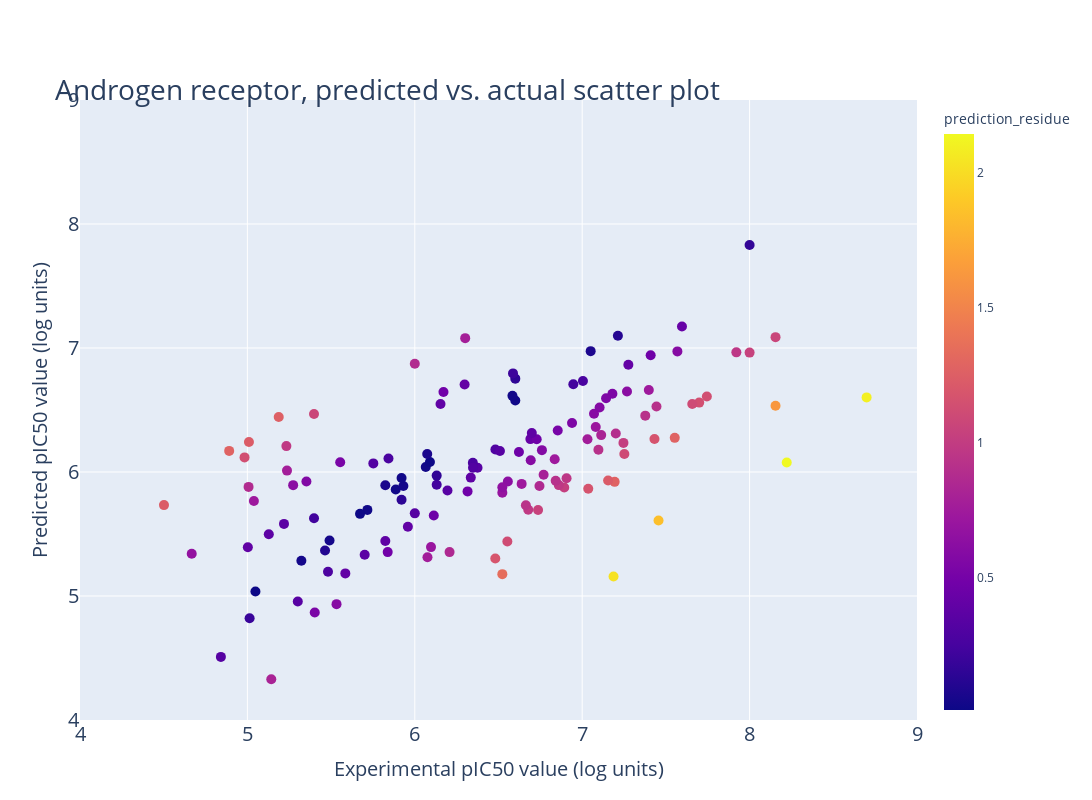

Notebook source saved alongside this figure:
### Code cell
fig_scatter = px.scatter(df_actual_pred,
                     x='experimental_value',
                     y='predicted_value',
                     color='prediction_residue',
                     title='Androgen receptor, predicted vs. actual scatter plot',
                    #  labels={'y_true': 'Measured Solubility'},
                     width=1200,
                     height=800, 
                     range_x=(4, 9),
                     range_y=(4, 9)
                    #  size_max=50
                    #  marker=dict(size=12)
                     )
fig_scatter.update_traces(marker_size=10)
fig_scatter.update_layout(
    title=dict(text="Androgen receptor, predicted vs. actual scatter plot", font=dict(size=28), automargin=True, yref='paper'),
    xaxis_title=dict(text="Experimental pIC50 value (log units)", font=dict(size=20)),
    xaxis=dict(tickfont=dict(size=20)), 
    yaxis_title=dict(text="Predicted pIC50 value (log units)", font=dict(size=20)),
    yaxis=dict(tickfont=dict(size=20)),
    legend=dict(orientation='h')
)

### Figure 1 — Plotly figure (JSON) as saved in the notebook; plotly's stock layout.template omitted (floating-point values rounded to 4 significant figures; data arrays with more than 128 entries replaced by an {"elided": "..."} marker saying what was removed)
{"data": [{"hovertemplate": "experimental_value=%{x}<br>predicted_value=%{y}<br>prediction_residue=%{marker.color}<extra></extra>", "legendgroup": "", "marker": {"color": {"elided": "135 float values"}, "coloraxis": "coloraxis", "size": 10, "symbol": "circle"}, "mode": "markers", "name": "", "orientation": "v", "showlegend": false, "type": "scatter", "x": {"elided": "135 float values"}, "xaxis": "x", "y": {"elided": "135 float values"}, "yaxis": "y"}], "layout": {"coloraxis": {"colorbar": {"title": {"text": "prediction_residue"}}, "colorscale": [[0, "#0d0887"], [0.1111, "#46039f"], [0.2222, "#7201a8"], [0.3333, "#9c179e"], [0.4444, "#bd3786"], [0.5556, "#d8576b"], [0.6667, "#ed7953"], [0.7778, "#fb9f3a"], [0.8889, "#fdca26"], [1, "#f0f921"]]}, "height": 800, "legend": {"orientation": "h", "tracegroupgap": 0}, "title": {"automargin": true, "font": {"size": 28}, "text": "Androgen receptor, predicted vs. actual scatter plot", "yref": "paper"}, "width": 1200, "xaxis": {"anchor": "y", "domain": [0, 1], "range": [4, 9], "tickfont": {"size": 20}, "title": {"font": {"size": 20}, "text": "Experimental pIC50 value (log units)"}}, "yaxis": {"anchor": "x", "domain": [0, 1], "range": [4, 9], "tickfont": {"size": 20}, "title": {"font": {"size": 20}, "text": "Predicted pIC50 value (log units)"}}}}
